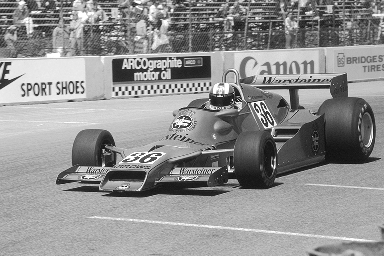
#> input picture lab4/race.tif, 384 x 256 px
$ python section1.py
#> lines starting #> are read from the running program, lines starting #| are printed output that depends on the picture
import numpy as np
from PIL import Image
import matplotlib.pyplot as plt
from matplotlib import cm


gray = cm.get_cmap('gray', 256)
im = Image.open('race.tif')
#> im is the input picture: PIL image 384x256 L; min 4, max 255, mean 144.5
x = np.array(im)
# plt.imshow(x, cmap=gray)
plt.hist(x.flatten(), bins=np.linspace(0,255,256))
plt.savefig("race-histogram.png")
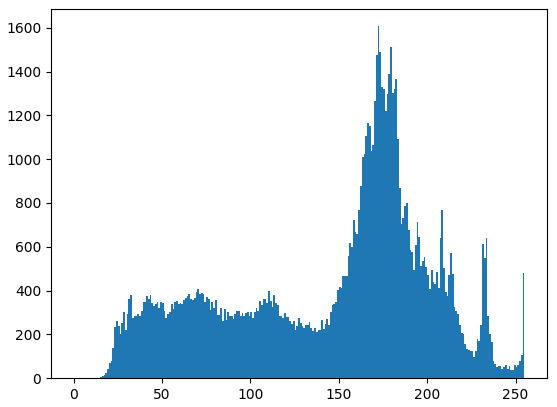
#> figure drawn by matplotlib, 1 panel; tallest bar 1607 high, from x = 172 to 173

plt.clf()
im = Image.open('kids.tif')
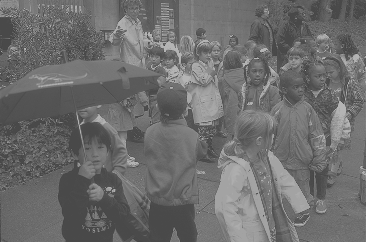
#> input picture lab4/kids.tif, 366 x 242 px
#> im is the input picture: PIL image 366x242 L; min 70, max 180, mean 108.6
x = np.array(im)
# plt.imshow(x, cmap=gray)
plt.hist(x.flatten(), bins=np.linspace(0,255,256))
plt.savefig("kids-histogram.png")
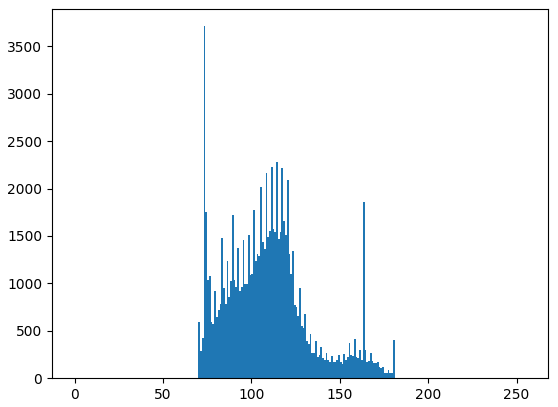
#> figure drawn by matplotlib, 1 panel; tallest bar 3712 high, from x = 73 to 74
